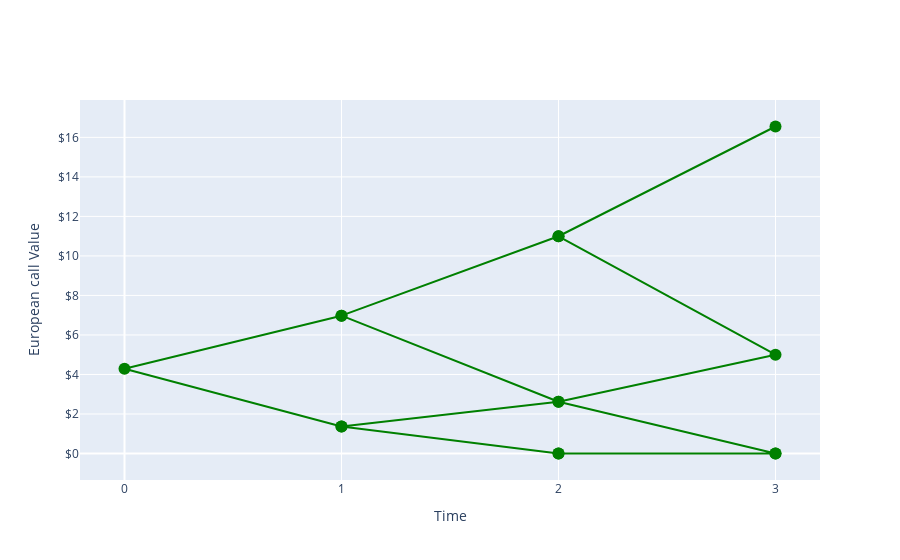

Notebook code for this chart:
### Markdown cell above
# FIGURE: OPTION

### Code cell
tree = option_tree

# Prep data for plotting
spliced = []
for a, b in zip(tree[1:], tree[:-1]):
    x = []
    for i in range(len(a)):
        x.append(a[i])
        try:
            x.append(b[i])
        except:
            pass
    spliced.append(x)
spliced

# Make figure
fig = go.Figure()
string = "$%{y:,.2f}<extra></extra>"
for i in range(len(tree) - 1):
    x = [1, 0, 1]
    for j in range(i):
        x.append(0)
        x.append(1)
    x = np.array(x) + i
    y = spliced[i]
    trace = go.Scatter(
        x=x,
        y=y,
        mode="lines+markers",
        hovertemplate=string,
        marker=dict(size=12, color='green'),
        line=dict(color='green'),
        showlegend=False
    )
    fig.add_trace(trace)
fig.update_layout(xaxis=dict(tickmode="linear", tick0=0, dtick=1))
fig.update_xaxes(title="Time")
fig.update_layout(yaxis_tickprefix="$", yaxis_tickformat=",.0f")
fig.update_yaxes(title=kind + " Value")
fig.show()

### Figure 1 — Plotly figure (JSON) as saved in the notebook; plotly's stock layout.template omitted (floating-point values rounded to 4 significant figures)
{"data": [{"hovertemplate": "$%{y:,.2f}<extra></extra>", "line": {"color": "green"}, "marker": {"color": "green", "size": 12}, "mode": "lines+markers", "showlegend": false, "type": "scatter", "x": [1, 0, 1], "y": [6.975, 4.29, 1.369]}, {"hovertemplate": "$%{y:,.2f}<extra></extra>", "line": {"color": "green"}, "marker": {"color": "green", "size": 12}, "mode": "lines+markers", "showlegend": false, "type": "scatter", "x": [2, 1, 2, 1, 2], "y": [11.0, 6.975, 2.617, 1.369, 0]}, {"hovertemplate": "$%{y:,.2f}<extra></extra>", "line": {"color": "green"}, "marker": {"color": "green", "size": 12}, "mode": "lines+markers", "showlegend": false, "type": "scatter", "x": [3, 2, 3, 2, 3, 2, 3], "y": [16.55, 11.0, 5.0, 2.617, 0, 0, 0]}], "layout": {"xaxis": {"dtick": 1, "tick0": 0, "tickmode": "linear", "title": {"text": "Time"}}, "yaxis": {"tickformat": ",.0f", "tickprefix": "$", "title": {"text": "European call Value"}}}}
